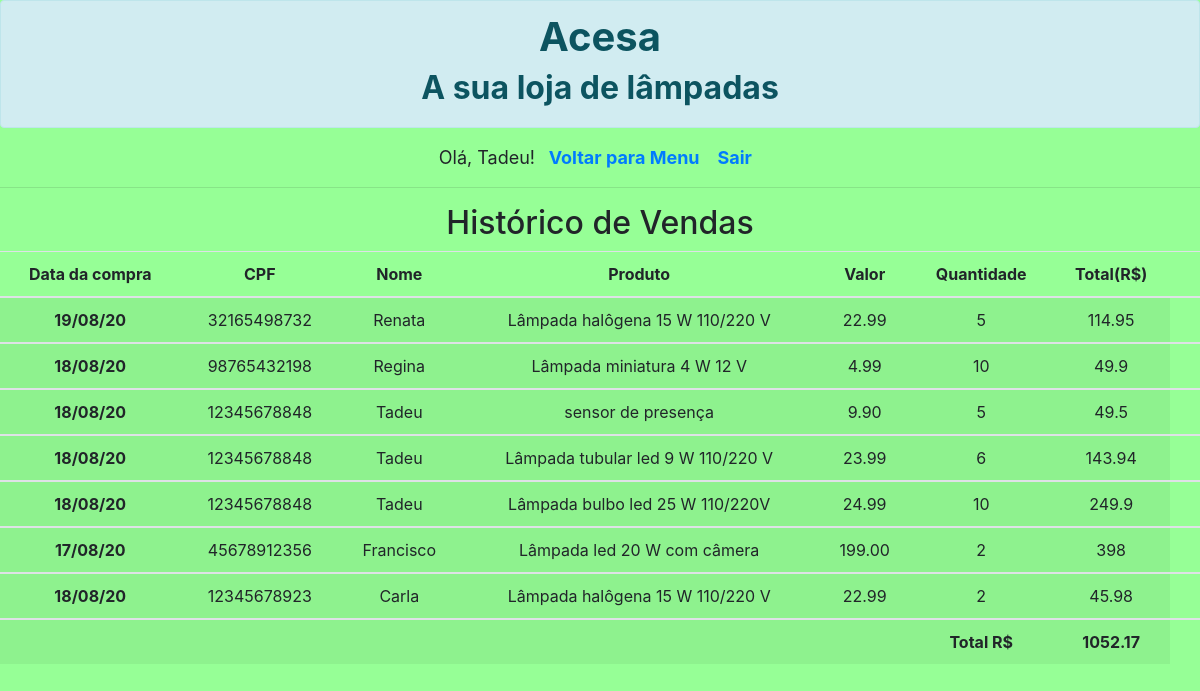
The app's page /restrito_vendas.php (signed in) with its own data.
### tables this page shows
CREATE TABLE `venda` (
  `id_venda` int(11) NOT NULL,
  `data` varchar(8) NOT NULL,
  `nome` varchar(15) NOT NULL,
  `cpf` double NOT NULL,
  `rotulo` varchar(100) NOT NULL,
  `preco` decimal(9,2) NOT NULL,
  `quantidade` int(6) NOT NULL,
  `comprado` varchar(1) NOT NULL,
  `despachado` varchar(3) NOT NULL
);

### restrito_vendas.php (the view, shortened to what this page needs)
<?php
    include("banco.php");
?>
<html lang="pt-br">
  <head>
    <link rel="stylesheet" href="https://stackpath.bootstrapcdn.com/bootstrap/4.1.3/css/bootstrap.min.css">
  </head>
  <body>
<div class="alert alert-info" role="alert">
  <h1 align="center"><b>Acesa</b></h1>
<h2 align="center"><b>A sua loja de lâmpadas</b></h2>
</div>
<div align=center>
<?php
						if(!isset($_SESSION["user"])){
							header('location:restrito_entrada.php');
						}else{
							echo "Olá, ";
							echo $_SESSION["user"];
							echo "!";
							echo "<a href='restrito_opcoes.php' style='text-decoration:none; font-weight:bold;'>&nbsp;&nbsp;Voltar para Menu&nbsp;</a>";
							echo "<a href='restrito_sair.php' style='text-decoration:none; font-weight:bold;'>&nbsp;&nbsp;Sair&nbsp;</a>";
						}
?>
</div>
<hr/>
<h2>Histórico de Vendas</h2>
<?php
 $dados1 = mysqli_query($conexao,"SELECT * FROM venda where comprado='X' ORDER BY id_venda DESC")
 or die(mysqli_error($conexao));
 ?>
	<table class="table table-striped">
  <thead align="center">
    <tr>
      <th scope="col">Data da compra</th>
      <th scope="col">CPF</th>
      <th scope="col">Nome</th>
      <th scope="col">Produto</th>
	  <th scope="col">Valor</th>
	  <th scope="col">Quantidade</th>
	  <th scope="col">Total(R$)</th>
	  <th scope="col"></th>
    </tr>
  </thead>
  <?php
  $total=0;
  while($dados2 = mysqli_fetch_array($dados1)){
	  echo "<tbody align='center'>";
		echo '<tr>';
		  echo '<th scope="row">'.$dados2['data'].'</th>';
		  echo '<td>'.$dados2['cpf'].'</td>';
		  echo '<td>'.$dados2['nome'].'</td>';
		  echo '<td>'.$dados2['rotulo'].'</td>';
		  echo '<td>'.$dados2['preco'].'</td>';
		  echo '<td>'.$dados2['quantidade'].'</td>';
		  echo '<td>'.$dados2['preco']*$dados2['quantidade'].'</td>';
		  $total+=$dados2['preco']*$dados2['quantidade'];
		}
	echo "<tbody align='center'>";
		echo '<tr>';
		  echo '<th scope="row"></th>';
		  echo '<th scope="row"></th>';
		  echo '<th scope="row"></th>';
		  echo '<th scope="row"></th>';
		  echo '<th scope="row"></th>';
		  echo '<th scope="row">Total R$</th>';
		  echo '<th scope="row">'.$total.'</th>';
		echo '</tr>';
	echo '</tbody>';
	?>
	</table>
  </body>
</html>

### restrito_vendas.php (style rules this page uses)
body { font-size:18px; font-style: normal; }
body { background-color: rgb(150,255,150); }
h1 { text-align: center; }
h2 { text-align: center; }

### records on screen
venda: data "19/08/20", cpf "32165498732", nome "Renata", rotulo "Lâmpada halôgena 15 W 110/220 V", preco "22.99", quantidade "5", $dados2['preco']*$dados2['quantidade'] "114.95"
venda: data "18/08/20", cpf "98765432198", nome "Regina", rotulo "Lâmpada miniatura 4 W 12 V", preco "4.99", quantidade "10", $dados2['preco']*$dados2['quantidade'] "49.9"
venda: data "18/08/20", cpf "12345678848", nome "Tadeu", rotulo "sensor de presença", preco "9.90", quantidade "5", $dados2['preco']*$dados2['quantidade'] "49.5"
venda: data "18/08/20", cpf "12345678848", nome "Tadeu", rotulo "Lâmpada tubular led 9 W 110/220 V", preco "23.99", quantidade "6", $dados2['preco']*$dados2['quantidade'] "143.94"
venda: data "18/08/20", cpf "12345678848", nome "Tadeu", rotulo "Lâmpada bulbo led 25 W 110/220V", preco "24.99", quantidade "10", $dados2['preco']*$dados2['quantidade'] "249.9"
venda: data "17/08/20", cpf "45678912356", nome "Francisco", rotulo "Lâmpada led 20 W com câmera", preco "199.00", quantidade "2", $dados2['preco']*$dados2['quantidade'] "398"
venda: data "18/08/20", cpf "12345678923", nome "Carla", rotulo "Lâmpada halôgena 15 W 110/220 V", preco "22.99", quantidade "2", $dados2['preco']*$dados2['quantidade'] "45.98"

### other values on screen
$_SESSION["user"] "Tadeu"
$total "1052.17"
